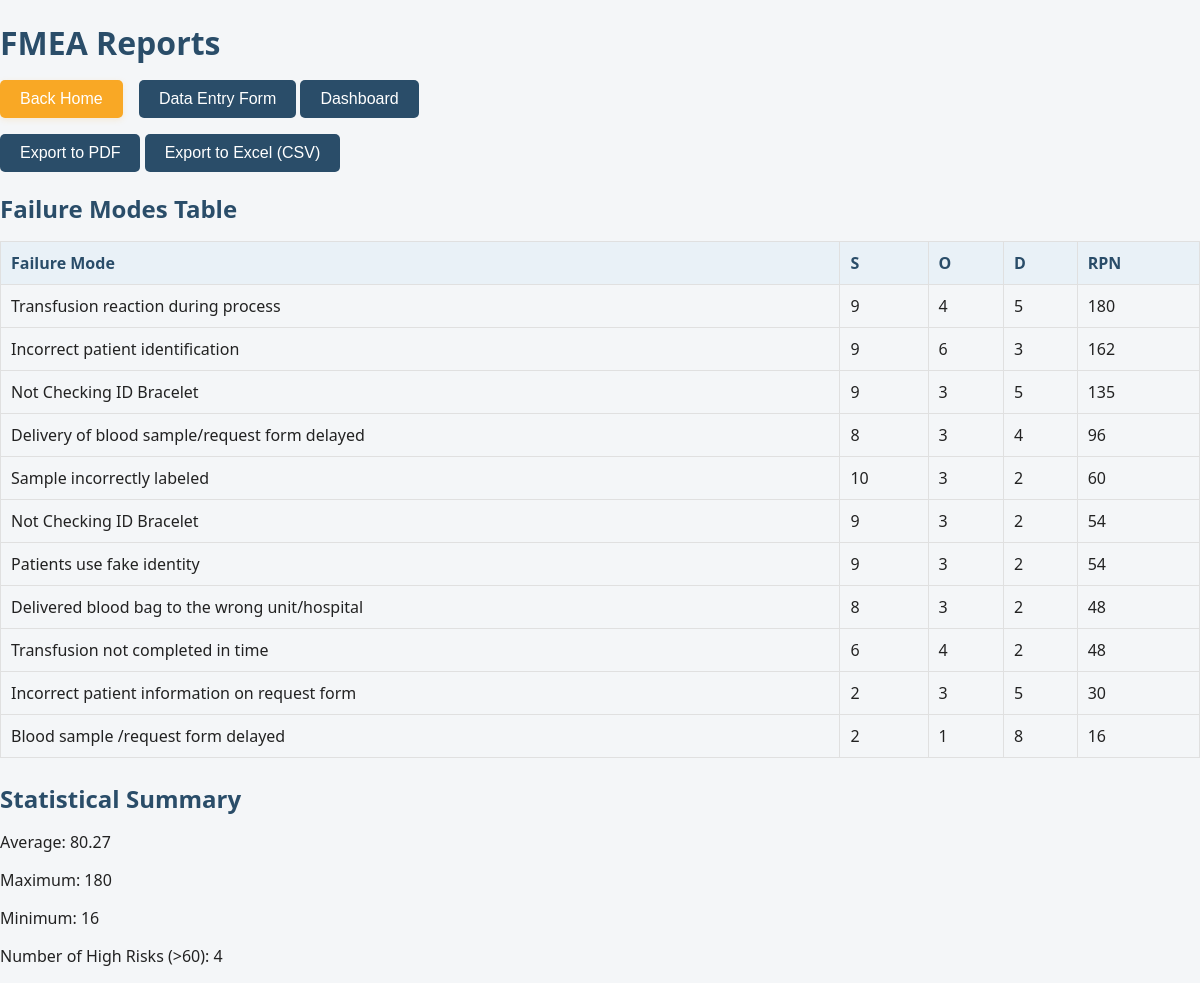
Page /reports on the committed database.
### tables this page shows
CREATE TABLE failure_modes
                 (id INTEGER PRIMARY KEY AUTOINCREMENT,
                  step TEXT,
                  failure_mode TEXT,
                  cause TEXT,
                  control TEXT,
                  s INTEGER,
                  o INTEGER,
                  d INTEGER,
                  rpn INTEGER);

### app.py (the view)
@app.route('/reports')
def reports():
    data = get_all_data()
    stats = get_stats(data)
    return render_template('reports.html', data=data, stats=stats)

### app.py (called while the page is built)
def get_all_data():
    conn = sqlite3.connect('fmea.db')
    c = conn.cursor()
    c.execute('SELECT id, step, failure_mode, cause, control, s, o, d, rpn FROM failure_modes ORDER BY rpn DESC')
    rows = c.fetchall()
    data = [{
        'id': row[0],
        'Step': row[1],
        'Failure Mode': row[2],
        'Cause': row[3],
        'Control': row[4],
        'S': row[5],
        'O': row[6],
        'D': row[7],
        'RPN': row[8]
    } for row in rows]
    conn.close()
    return data

def get_stats(data):
    if not data:
        return {'average': 0, 'max': 0, 'min': 0, 'high_risk': 0}
    df = pd.DataFrame(data)
    avg_rpn = df['RPN'].mean()
    max_rpn = df['RPN'].max()
    min_rpn = df['RPN'].min()
    high_risk = len(df[df['RPN'] > 60])
    return {'average': round(avg_rpn, 2), 'max': max_rpn, 'min': min_rpn, 'high_risk': high_risk}

### templates/reports.html (shortened to what this page needs)
<!DOCTYPE html>
<html lang="en">
<head>
    <link rel="stylesheet" href="/static/style.css">
</head>
<body>
    <h1>FMEA Reports</h1>
    <div style="margin-bottom: 16px;">
        <a href="/home"><button class="back-home-btn">Back Home</button></a>
        <a href="/form"><button>Data Entry Form</button></a>
        <a href="/dashboard"><button>Dashboard</button></a>
    </div>
    <button onclick="exportToPDF()">Export to PDF</button>
    <button onclick="exportToCSV()">Export to Excel (CSV)</button>
    <h2>Failure Modes Table</h2>
    <table>
        <tr>
            <th>Failure Mode</th>
            <th>S</th>
            <th>O</th>
            <th>D</th>
            <th>RPN</th>
        </tr>
        {% for mode in data %}
        <tr>
            <td>{{ mode['Failure Mode'] }}</td>
            <td>{{ mode['S'] }}</td>
            <td>{{ mode['O'] }}</td>
            <td>{{ mode['D'] }}</td>
            <td>{{ mode['RPN'] }}</td>
        </tr>
        {% endfor %}
    </table>
    <h2>Statistical Summary</h2>
    <p>Average: {{ stats['average'] }}</p>
    <p>Maximum: {{ stats['max'] }}</p>
    <p>Minimum: {{ stats['min'] }}</p>
    <p>Number of High Risks (>60): {{ stats['high_risk'] }}</p>
</body>
</html>

### static/style.css (style rules this page uses)
.back-home-btn { background: #f9a825; color: #fff; border: none; border-radius: 5px; padding: 10px 20px; font-size: 1rem; cursor: pointer; margin-right: 12px; box-shadow: 0 2px 6px rgba(249,168,37,0.15); transition: background 0.2s; }
body { font-family: 'Segoe UI', Arial, sans-serif; background: #f4f6f8; margin: 0; padding: 0; color: #222; }
h1, h2, h3 { color: #2a4d69; margin-bottom: 16px; }
button, input[type="submit"] { background: #2a4d69; color: #fff; border: none; border-radius: 5px; padding: 10px 20px; font-size: 1rem; cursor: pointer; transition: background 0.2s; }
table { width: 100%; border-collapse: collapse; margin-bottom: 24px; }
table th, table td { border: 1px solid #e0e0e0; padding: 10px; text-align: left; }
table th { background: #e9f1f7; color: #2a4d69; }

### rows in the picture
failure_modes: failure_mode "Transfusion reaction during process", S "9", O "4", D "5", RPN "180"
failure_modes: failure_mode "Incorrect patient identification", S "9", O "6", D "3", RPN "162"
failure_modes: failure_mode "Not Checking ID Bracelet", S "9", O "3", D "5", RPN "135"
failure_modes: failure_mode "Delivery of blood sample/request form delayed", S "8", O "3", D "4", RPN "96"
failure_modes: failure_mode "Sample incorrectly labeled", S "10", O "3", D "2", RPN "60"
failure_modes: failure_mode "Not Checking ID Bracelet", S "9", O "3", D "2", RPN "54"
failure_modes: failure_mode "Patients use fake identity", S "9", O "3", D "2", RPN "54"
failure_modes: failure_mode "Delivered blood bag to the wrong unit/hospital", S "8", O "3", D "2", RPN "48"
failure_modes: failure_mode "Transfusion not completed in time", S "6", O "4", D "2", RPN "48"
failure_modes: failure_mode "Incorrect patient information on request form", S "2", O "3", D "5", RPN "30"
failure_modes: failure_mode "Blood sample /request form delayed", S "2", O "1", D "8", RPN "16"

### other values in the picture
{{ stats['average'] }} "80.27"
{{ stats['max'] }} "180"
{{ stats['min'] }} "16"
{{ stats['high_risk'] }} "4"
